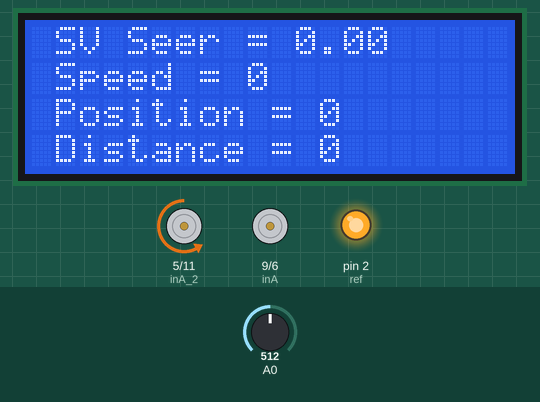
Simulated run of this sketch. Board: Arduino Uno, built with avr-gcc and run on an emulated ATmega328P. On the bench: 20×4 character LCD, motor-driver pin pairs drawn as motors (green arrow = first pin HIGH = forward, orange = second pin HIGH = backward, longer = more drive, scaled by the enable pin), output pins drawn as LEDs (lit = HIGH). Inputs (shaded band) come from the test bench; at power-on: A0 = 512. What the sketch prints to the serial monitor is not drawn.

Above: at 1.4 s.
1.5 s: A0 set to 475
At 3.0 s:
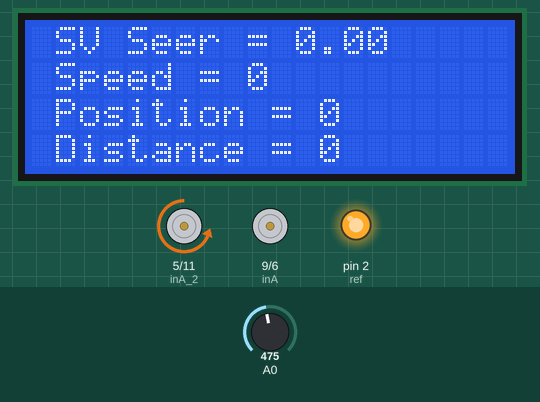
3.3 s: A0 set to 716
At 4.7 s:
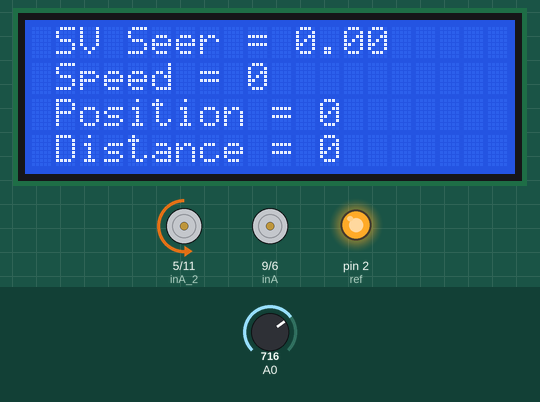
5.0 s: A0 set to 775
At 6.7 s:
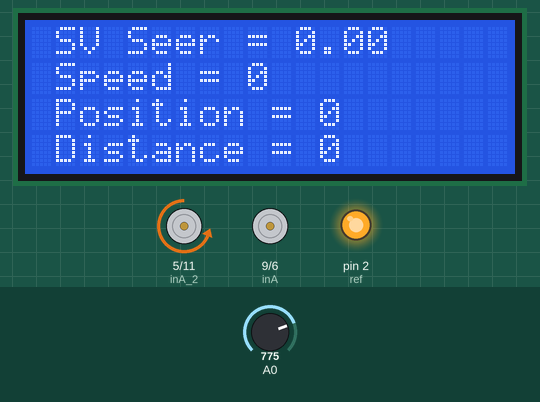
Timing chart, 0 to 8.2 s (numbered marks = the images above; inputs shaded):
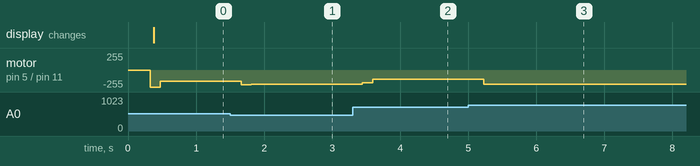

Measured:
- after the input at 1.5 s, motor on pin 5 (inA_2) / pin 11 (inB_2): backward 168/255 → backward 223/255 after 0.16 s, → backward 210/255 0.15 s later
- after the input at 3.3 s, motor on pin 5 (inA_2) / pin 11 (inB_2): backward 210/255 → backward 192/255 after 0.15 s, → backward 140/255 0.15 s later
- after the input at 5.0 s, motor on pin 5 (inA_2) / pin 11 (inB_2): backward 140/255 → backward 216/255 after 0.23 s, → backward 210/255 0.15 s later

The sketch:

arduino_code.ino
```cpp
// PUNYA FAZRIN
#include <LiquidCrystal_I2C.h>
#include <Wire.h>

LiquidCrystal_I2C lcd(0x27,20,4);

// Serial COMM
String inString = "";
int value;
int inChar;
int steer, speed_PWM, distance, distance_sd;
int incoming[3];

//PID
float SV_steer, MV, MV_A, MV_B, PV, PVc;
float PVf, PVf_1;
float a, fc, RC;
float Kp,Ti, Ki,Td, Kd;
float et, et_1;
float eint, eint_1, eint_update, ediff;
float interval_elapsed, interval_limit;
int inA = 9;
int inB = 6;
int enA = 3;
int ref = 2;
int inA_2 = 5;
int inB_2 = 11;
int enB = 10;
unsigned long t;
double t_1, Ts;

int dist_fusion;
int posit;

int i = 0;
void setup() {
  lcd.begin();
  lcd.begin();
  lcd.backlight();
  // put your setup code here, to run once:
  Serial.begin(9600);

  pinMode(enA, OUTPUT);
  pinMode(inA, OUTPUT);
  pinMode(inB, OUTPUT);
  pinMode(enB, OUTPUT);
  pinMode(inA_2, OUTPUT);
  pinMode(inB_2, OUTPUT);
  pinMode(ref, OUTPUT);
  digitalWrite(ref, 255);

  interval_elapsed = 0;
  interval_limit = 0.02;

  fc = 0.05;
  RC = 1 / (6.28 * fc);
  Ts = 0.1;
  a = RC / Ts;

  Kp = 7;      //1.6;                             //43.2;
  Ti = 380;     //1.21;   // Hasil Tuning Manual   //1.272; Hasil Perancangan
  Td = 0.5;     //0.1;                              //0.318;

    Ki =Kp/Ti;
    if (Ti==0){
      Ki=0;
    }
    else {
      Ki=Kp/Ti;
    }


  Kd = Kp *Td;

  et_1 = 0;
  PVf_1 = 0;
  eint_1 =0;
  t_1 = 0;

   t = millis();
   delay(100);

}

void loop() {
// receiving serial data
  while(Serial.available() >= 4){
    for (int i = 0; i < 4; i++){
      incoming[i] = Serial.read();
    }
    SV_steer = incoming[0]-30;
    speed_PWM = (incoming[1]*2)-100;
    posit = incoming[2]-100;
    dist_fusion = incoming[3]*4;
  }
  Serial.print("SV Steer = ");
  Serial.println(SV_steer);
  Serial.print("Speed_PWM = ");
  Serial.println(speed_PWM);

// Motor Speed
  if (speed_PWM > 0) {
    digitalWrite(inA_2, HIGH);
    digitalWrite(inB_2, LOW);
  }else if (speed_PWM <= 0){
    digitalWrite(inA_2, LOW);
    digitalWrite(inB_2, HIGH);
  }
  analogWrite(enB, abs(speed_PWM));

// PID Steer
   PV = analogRead(A0);

   if (PV > 765){
    PV = 765;
   }
   else if (PV < 485){
    PV = 485;
   }
   else {
    PV = PV;
   }
  PV = map(PV, 765, 485, -30, 30);
//  PVf =(PV+a*PVf_1)/(a+1);
PVf=PV;
  if (PVf > 30) {
    PVf = 30;
  }
  else if (PVf < -30) {
    PVf = -30;
  }
  else {
    PVf=PVf;
    }
    Serial.print("PVf = ");
   Serial.println(PVf);
  t = millis();
  delay(100);
  Ts =(t-t_1)/1000;

  et = SV_steer - PVf;

  eint_update = ((et+et_1) * Ts) / 2;
  eint = eint_update + eint_1;
  ediff = (et - et_1) / Ts;

  MV = (Kp * et  + Kd * ediff); // + Ki * eint
//MV = value;
  if(MV > 0){
    analogWrite (inA, 255);
    digitalWrite(inB, LOW);
  }else if (MV < 0){
   digitalWrite(inA, LOW);
   analogWrite (inB, 255);
  }

    MV_A = abs(MV);
  if (MV_A >= 255){
    MV_A = 255;
  }else if (MV_A <= 50){
    MV_A = 50;
  }


  analogWrite(enA, MV_A);
  interval_elapsed = interval_elapsed + Ts;

//  if (interval_elapsed >= interval_limit)
//  {
//
  lcd.setCursor(1,0);
  lcd.print("SV Seer = ");
  lcd.print(SV_steer);
  lcd.setCursor(1,1);
  lcd.print("Speed = ");
  lcd.print(speed_PWM);
  lcd.setCursor(1,2);
  lcd.print("Position = ");
  lcd.print(posit);
  lcd.setCursor(1,3);
  lcd.print("Distance = ");
  lcd.print(dist_fusion);

//
//  }
//  else {
//    interval_elapsed = interval_elapsed;
//  }

  et_1 = et;
  eint_1 =eint;

}
```
